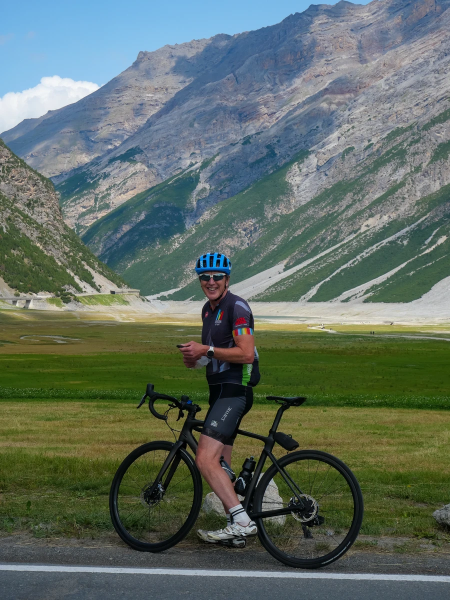
#> input picture webp-tours/cigala-tours-01188024-900.webp, 900 x 1200 px (shown at 1/2 size)
$ python -i tours_img.py   (imports and definitions only)
#> lines starting #> are read from the running program, lines starting #| are printed output that depends on the picture
"""WebP copies of Tours staging images, made on demand by the page builders.

    from tours_img import webp
    im = webp('https://staging.tours.cigalacycling.com/wp-content/uploads/2026/06/x.jpg', 1200)   # or a media id
    im['url'], im['alt'], im['id']

- Source: the largest original on staging (the full-size file next to a "-scaled" copy). WebP quality 90, at most maxw wide.
- Alt text: the alt the image already has in the media library (CLAUDE.md: keep existing alt). If it has none,
  pass alt=... (a description of the photo). The alt is set on the new media item too.
- Uploaded once to Tours STAGING and recorded in stg-tours/media-webp.json under 'src-<id>-<maxw>'.
"""
import os, io, sys, json, time, ssl, urllib.request, urllib.error
from PIL import Image, ImageOps

ROOT = os.path.dirname(os.path.dirname(os.path.abspath(__file__))) + '/'
HOST = 'staging.tours.cigalacycling.com'   # never the live host
B = f'https://{HOST}/wp-json/wp/v2'
MAP = ROOT + 'stg-tours/media-webp.json'
OUTDIR = ROOT + 'webp-tours/'
# [1 line that did not run here, left out]
# [1 line not run here, left out]
# [1 line that did not run here, left out]

def _req(url, data=None, headers=None, method=None):
    assert url.startswith(f'https://{HOST}/'), url
    url = urllib.parse.quote(url, safe=':/?=&%')
    for i in range(20):
        try:
            return urllib.request.urlopen(urllib.request.Request(url, data=data, headers=headers or {'User-Agent': 'Mozilla/5.0'}, method=method), context=ctx, timeout=120).read()
        except urllib.error.HTTPError as e:
            if e.code in (502, 503, 504): time.sleep(3); continue
            raise RuntimeError(f'{e.code} {url}: {e.read()[:300]}')
        except Exception:
            time.sleep(3)
    raise RuntimeError('unreachable ' + url)

def media(src):
    """media-library entry for a staging media id or upload URL (any size variant, live or staging host)."""
    if isinstance(src, int): return lib[src]
    u = src.replace('https://tours.', 'https://staging.tours.')
    if u in by_url: return by_url[u]
    import re
    base = re.sub(r'-\d+x\d+(\.\w+)$', r'\1', u)          # a resized copy -> the original
    if base in by_url: return by_url[base]
    stem = base.rsplit('.', 1)[0]
    for k, v in by_url.items():
        if k.rsplit('.', 1)[0] in (stem, stem + '-scaled'): return v
    raise KeyError('not in the staging media library: ' + src)

def webp(src, maxw=1600, alt=None, redo=False, trim=False):
    m = media(src)
    key = f"src-{m['id']}-{maxw}" + ('-trim' if trim else '')
    done = json.load(open(MAP))
    if key in done and not redo: return done[key]
    u = m['source_url']
    raw = None
    if '-scaled.' in u:   # WordPress keeps the full-size upload next to the -scaled copy
        try: raw = _req(u.replace('-scaled.', '.'))
        except RuntimeError: raw = None
    raw = raw or _req(u)
    im = ImageOps.exif_transpose(Image.open(io.BytesIO(raw)))   # phone photos: apply the camera's rotation tag
    im = im.convert('RGBA') if im.mode in ('RGBA', 'LA') or (im.mode == 'P' and 'transparency' in im.info) else im.convert('RGB')
    w0 = im.size
    if trim:   # product photos on white (the rental bike): crop the empty white around the subject, keep a small margin
        from PIL import ImageChops
        bb = ImageChops.difference(im.convert('RGB'), Image.new('RGB', im.size, (255, 255, 255))).convert('L').point(lambda v: 255 if v > 18 else 0).getbbox()
        if bb:
            mx, my = round((bb[2] - bb[0]) * .04), round((bb[3] - bb[1]) * .06)
            im = im.crop((max(0, bb[0] - mx), max(0, bb[1] - my), min(im.width, bb[2] + mx), min(im.height, bb[3] + my)))
    if im.width > maxw: im = im.resize((maxw, round(im.height * maxw / im.width)), Image.LANCZOS)
    a = (m.get('alt_text') or '').strip() or alt
    assert a, f'no alt text for {u}: pass alt='
    stem = os.path.basename(u).rsplit('.', 1)[0].replace('-scaled', '')
    fn = f'cigala-tours-{stem}-{maxw}{"-trim" if trim else ""}.webp'
    os.makedirs(OUTDIR, exist_ok=True)
    im.save(OUTDIR + fn, 'WEBP', quality=90)
    r = json.loads(_req(B + '/media', data=open(OUTDIR + fn, 'rb').read(), method='POST',
                        headers={'Content-Type': 'image/webp', 'Content-Disposition': f'attachment; filename="{fn}"', 'User-Agent': 'Mozilla/5.0'}))
    _req(B + f'/media/{r["id"]}', data=json.dumps({'alt_text': a}).encode(), method='POST', headers={'Content-Type': 'application/json', 'User-Agent': 'Mozilla/5.0'})
    done = json.load(open(MAP))
    done[key] = {'id': r['id'], 'url': r['source_url'], 'alt': a, 'from': list(w0), 'size': list(im.size), 'orig': m['id']}
    json.dump(done, open(MAP, 'w'), indent=1, ensure_ascii=False)
    print('  webp', key, w0, '->', im.size, r['id'])
    return done[key]

>>> import cv2
>>> picture = cv2.imread('../webp-tours/cigala-tours-01188024-900.webp', cv2.IMREAD_GRAYSCALE)
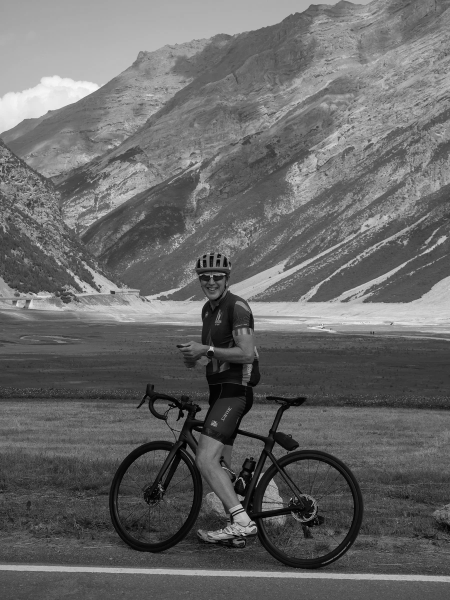
#> picture: shape (1200, 900) (shown at 1/2 size); min 0, max 251, mean 103.8
>>> result = webp(picture)
#> (the run stopped early here; a loop or call above may not have finished)

$ run again, on webp-tours/cigala-tours-tour_05_photo-2000.webp
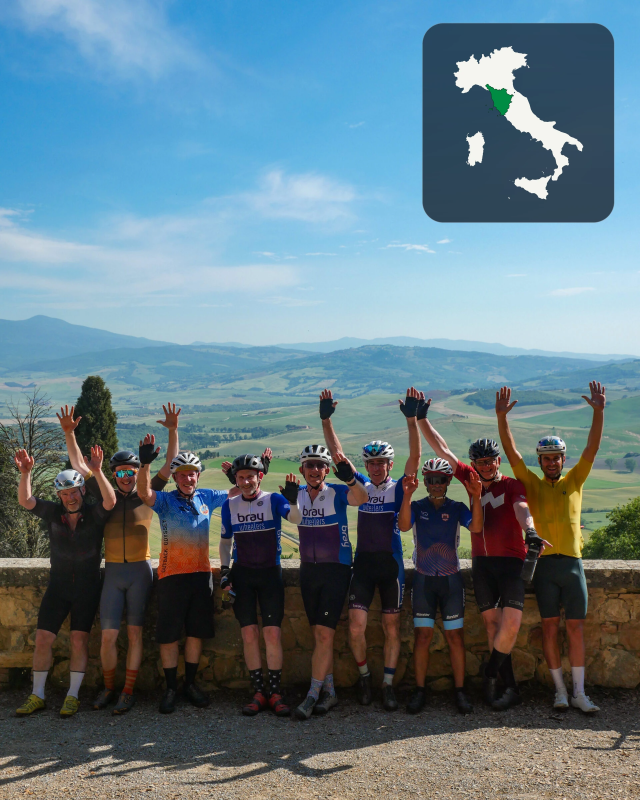
#> input picture webp-tours/cigala-tours-tour_05_photo-2000.webp, 1920 x 2400 px (shown at 1/3 size)
#> `picture = cv2.imread('../webp-tours/cigala-tours-01188024-900.webp', c..`:
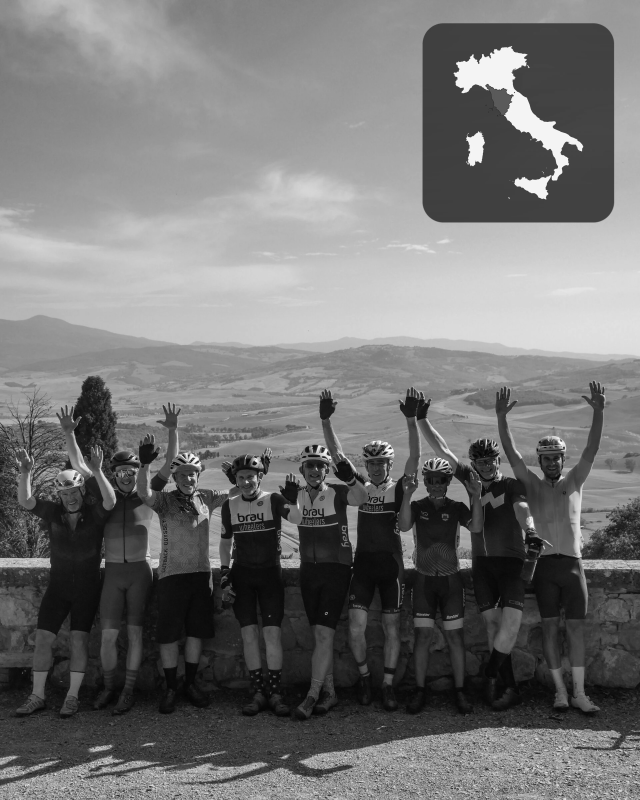
#> picture: shape (2400, 1920) (shown at 1/3 size); min 0, max 255, mean 115.9

$ run again, on webp-tours/cigala-tours-unnamed-2026-06-22T234943.259-900.webp
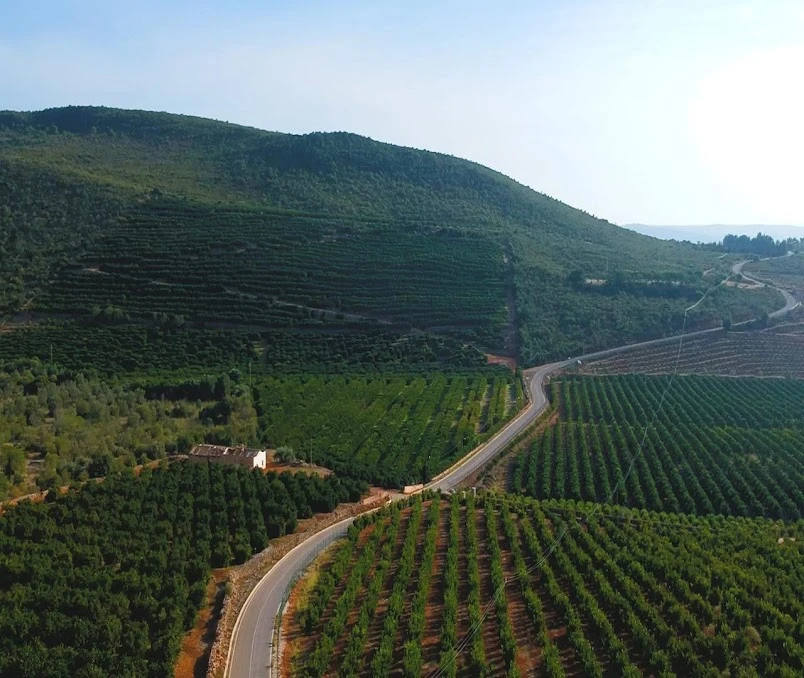
#> input picture webp-tours/cigala-tours-unnamed-2026-06-22T234943.259-900.webp, 804 x 678 px
#> `picture = cv2.imread('../webp-tours/cigala-tours-01188024-900.webp', c..`:
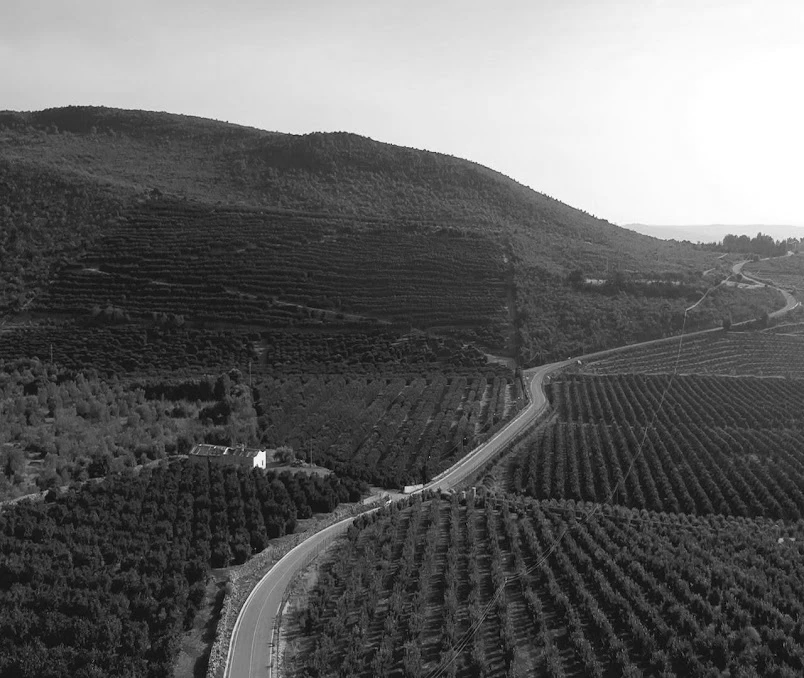
#> picture: shape (678, 804); min 0, max 255, mean 100.5

$ run again, on webp-tours/cigala-tours-unnamed-87-1200.webp
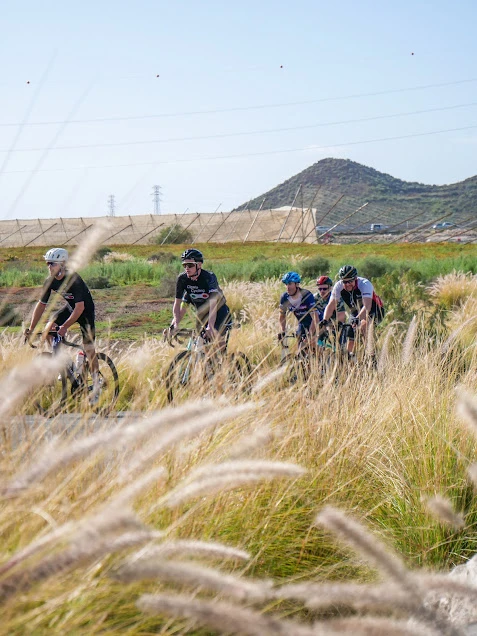
#> input picture webp-tours/cigala-tours-unnamed-87-1200.webp, 477 x 636 px
#> `picture = cv2.imread('../webp-tours/cigala-tours-01188024-900.webp', c..`:
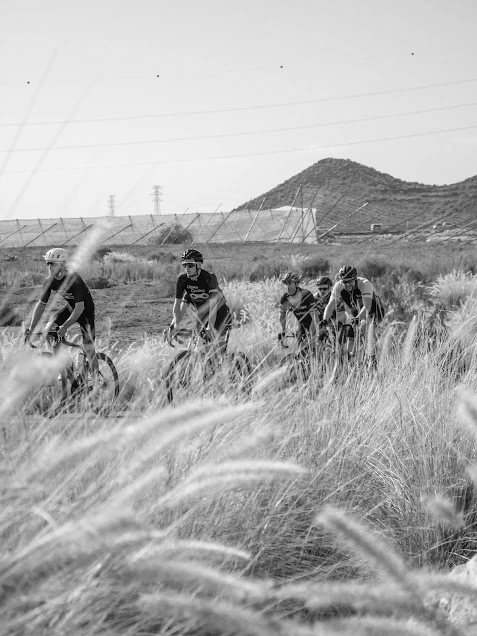
#> picture: shape (636, 477); min 0, max 255, mean 173.9
